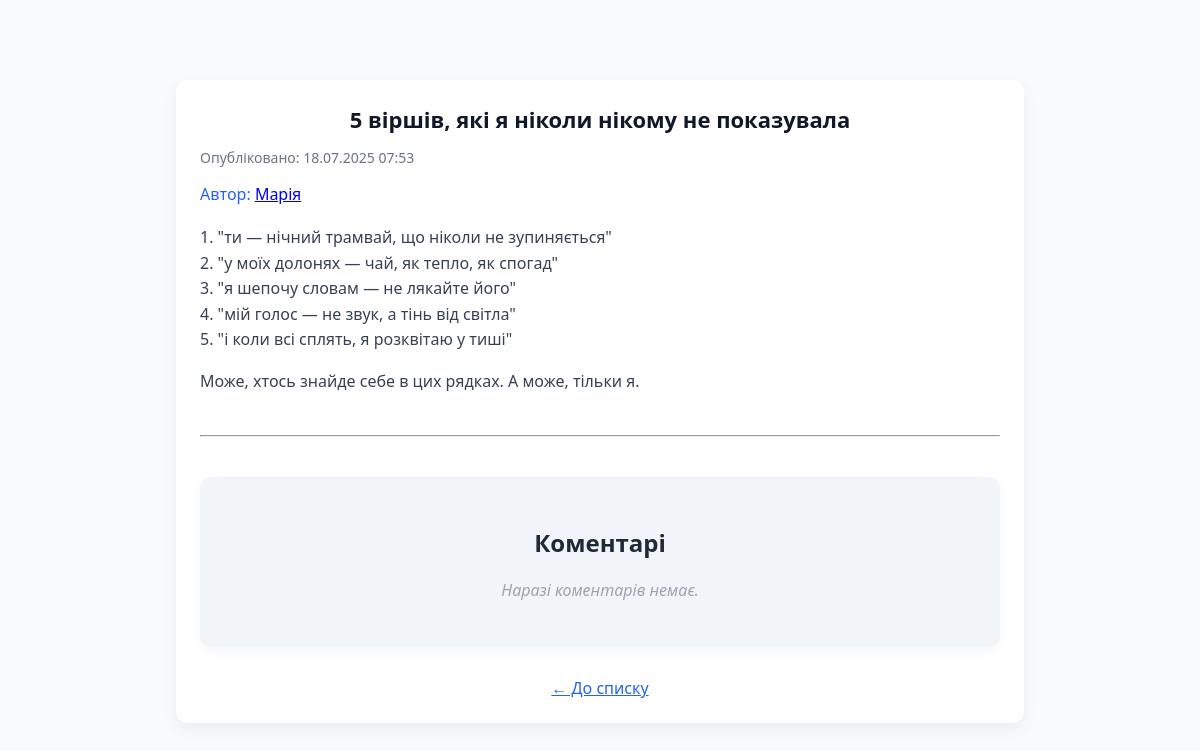
The page /post/10/ on the database its author committed.
### blog/models.py (models this page shows, shortened)
class Post(models.Model):
    title = models.CharField(max_length = 50)
    content = models.TextField()
    published_date = models.DateTimeField(auto_now_add = True)
    author = models.ForeignKey(Author, on_delete=models.CASCADE, related_name="posts")

class Author(models.Model):
    name = models.CharField(max_length = 100)
    bio = models.TextField()

### blog/views.py (the view)
# urls.py: path('post/<int:pk>/', views.post, name='post'),
def post(request, pk):
    post = get_object_or_404(Post, pk=pk)
    comments = post.comments.all().order_by('-created_date')
    return render(request, 'post.html', {
        'post': post,
        'comments': comments
    })

### blog/templates/post.html (shortened to what this page needs)
{% load static %}
<!DOCTYPE html>
<html>
<head>
    <link rel="stylesheet" href="{% static 'style.css' %}">
</head>
<body>
    <div class="post-card" style="max-width: 800px; margin: 40px auto;">
        <h1 class="post-title">{{ post.title }}</h1>
        <p class="post-date">
            Опубліковано: {{ post.published_date|date:"d.m.Y H:i" }}
        </p>
        <p class="post-author">
            Автор: <a href="{% url 'author' post.author.pk %}">
                {{ post.author.name }}
            </a>
        </p>
        <div class="post-content" style="margin-top: 20px;">
            {{ post.content|linebreaks }}
        </div>
        <hr style="margin: 40px 0;">
        <div class="comments-section">
            <h2>Коментарі</h2>
            {% if comments %}
                {% for comment in comments %}
                    <div class="comment-card">
                        <p class="comment-author">{{ comment.author.name }}</p>
                        <p class="comment-date">{{ comment.created_date|date:"d.m.Y H:i" }}</p>
                        <div class="comment-text">{{ comment.text|linebreaks }}</div>
                    </div>
                {% endfor %}
            {% else %}
                <p class="no-comments">Наразі коментарів немає.</p>
            {% endif %}
        </div>
        <div style="margin-top: 30px; text-align: center;">
            <a href="{% url 'post_list' %}" class="post-author">← До списку</a>
        </div>
    </div>
</body>
</html>

### blog/static/style.css (style rules this page uses)
body { font-family: 'Segoe UI', Tahoma, Geneva, Verdana, sans-serif; background-color: #f8fafc; margin: 0; padding: 40px 20px; color: #333; }
h1 { text-align: center; color: #1f2937; font-size: 36px; margin-bottom: 40px; }
.post-card { background-color: #ffffff; border-radius: 12px; box-shadow: 0 6px 16px rgba(0, 0, 0, 0.06); padding: 24px; transition: transform 0.2s, box-shadow 0.2s; }
.post-title { margin: 0 0 12px; font-size: 22px; color: #111827; }
.post-date { color: #6b7280; font-size: 14px; margin-bottom: 16px; }
.post-content { font-size: 16px; line-height: 1.6; color: #374151; margin-bottom: 20px; }
.post-author { font-size: 16px; font-weight: 500; color: #2563eb; }
.comments-section { max-width: 800px; margin: 0 auto; background-color: #f1f5f9; padding: 30px; border-radius: 12px; box-shadow: 0 4px 14px rgba(0,0,0,0.04); }
.comments-section h2 { font-size: 24px; margin-bottom: 20px; color: #1f2937; text-align: center; }
.no-comments { text-align: center; font-style: italic; color: #9ca3af; }

### rows shown on the page
Post: title "5 віршів, які я ніколи нікому не показувала", published_date "18.07.2025 07:53", author.name "Марія", content "1. \"ти — нічний трамвай, що ніколи не зупиняється\" 2. \"у моїх долонях — чай, як тепло, як спогад\" 3. \"я шепочу словам — не лякайте його\" 4. \"мій голос — не звук, а тінь від світла\" 5. \"і коли всі сплять, я розквітаю у тиші\" Може, хтось знайде себе в цих рядках. А може, тільки я."
